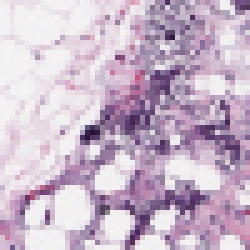
#> input picture image_processing/8916_idx5_x751_y1551_class0.png, 50 x 50 px (shown 5 times larger)
$ jupyter execute ip_canny.ipynb
#> lines starting #> are read from the running program, lines starting #| are printed output that depends on the picture
[cell 1]
# import the necessary packages
import matplotlib.pyplot as plt
import cv2

[cell 2]
def plt_imshow(title, image):
	# convert the image frame BGR to RGB color space and display it
	image = cv2.cvtColor(image, cv2.COLOR_BGR2RGB)
	plt.imshow(image)
	plt.title(title)
	plt.grid(False)
	plt.show()

[cell 3]
# since we are using Jupyter Notebooks we can replace our argument
# parsing code with *hard coded* arguments and values
args = {
    "image": "8916_idx5_x751_y1551_class0.png"
}

[cell 4]
# load the image, convert it to grayscale, and blur it slightly
image = cv2.imread(args["image"])
#> image is the input picture: shape (50, 50, 3); mean B, G, R 201.6, 182.3, 200.8
gray = cv2.cvtColor(image, cv2.COLOR_BGR2GRAY)
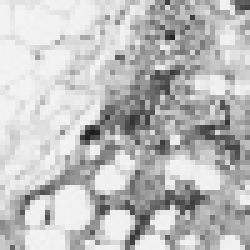
#> gray: shape (50, 50) (shown 5 times larger); min 28, max 245, mean 190
blurred = cv2.GaussianBlur(gray, (5, 5), 0)
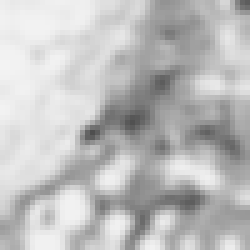
#> blurred: shape (50, 50) (shown 5 times larger); min 79, max 243, mean 190

# show the original and blurred images
plt_imshow("Original", image)
plt_imshow("Blurred", blurred)

[cell 5]
# compute a "wide", "mid-range", and "tight" threshold for the edges
# using the Canny edge detector
wide = cv2.Canny(blurred, 10, 200)
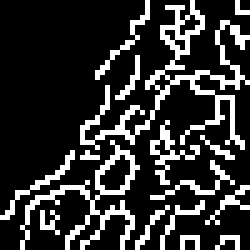
#> wide: shape (50, 50) (shown 5 times larger); 20.5% white in thin lines or dots
mid = cv2.Canny(blurred, 30, 150)
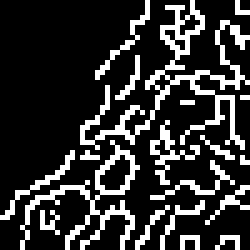
#> mid: shape (50, 50) (shown 5 times larger); 20.8% white in thin lines or dots
tight = cv2.Canny(blurred, 240, 250)
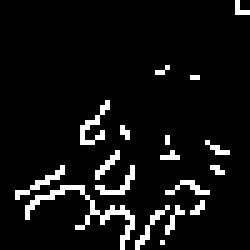
#> tight: shape (50, 50) (shown 5 times larger); 7% white in thin lines or dots

# show the output Canny edge maps
plt_imshow("Wide Edge Map", wide)
#> in plt_imshow (call 3), `image = cv2.cvtColor(image, cv2.COLOR_BGR2RGB)`: image: shape (50, 50, 3); 20.5% white in thin lines or dots
plt_imshow("Mid Edge Map", mid)
#> in plt_imshow (call 4), `image = cv2.cvtColor(image, cv2.COLOR_BGR2RGB)`: image: shape (50, 50, 3); 20.8% white in thin lines or dots
plt_imshow("Tight Edge Map", tight)
#> in plt_imshow (call 5), `image = cv2.cvtColor(image, cv2.COLOR_BGR2RGB)`: image: shape (50, 50, 3); 7% white in thin lines or dots
